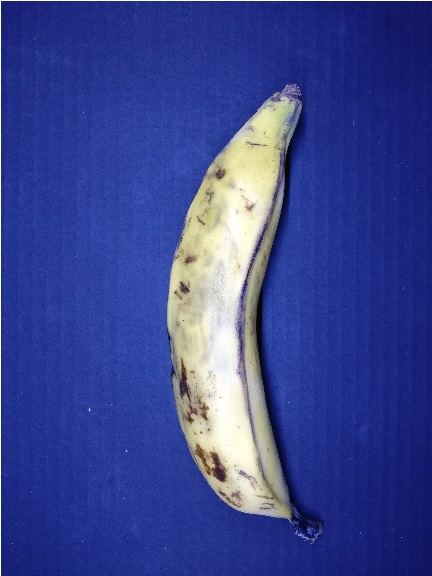
#> input picture python/codigos_finales/platano_reducido_2.jpg, 432 x 576 px
$ python prototipo2_funcion_umbral_final_reducido_con_generador.py   (older library calls are emulated)
#> lines starting #> are read from the running program, lines starting #| are printed output that depends on the picture
from skimage import io
import matplotlib.pyplot as plt
import numpy as np
from skimage.color import rgb2grey
from skimage.morphology import disk
from skimage.filters.rank import minimum
from skimage.util import img_as_ubyte
from skimage.filters.rank import maximum
from time import time

def leer_imagen():
    imgc=io.imread("platano_reducido_2.jpg")
#> imgc is the input picture: shape (576, 432, 3); mean R, G, B 57.4, 69.3, 144.2
    #imgc=io.imread("170.jpg")

    return imgc
def leer_fondo():
    fondo=io.imread("fondo_REDUCIDO.jpg")
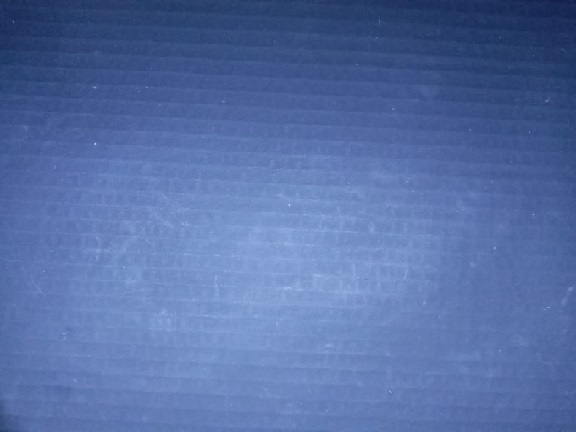
#> input picture python/codigos_finales/fondo_REDUCIDO.jpg, 576 x 432 px
#> fondo is the input picture: shape (432, 576, 3); mean R, G, B 86.4, 111, 165.7
    return fondo

def binarizar(img, fondo,x, y):
    s[x][y]=img[x][y]- fondo[y][x]
    if s[x][y] <= 0.117:
        s[x][y]=0
    else:
        s[x][y]=1
    return s


def segmentar(img, fondo):
    n=img.shape
    s=np.zeros(n)
    i=0

    s= ((binarizar(img, fondo, x , y) for y in range(n[1])) for x in range(n[0]))

    return s
def aplicar_filtro(s):
    vecr=np.zeros(1)
    vecg=np.zeros(1)
    for x in range(10 , n[0]-10):
        for y in range(10, n[1]-10):
            if s[x][y] == 255:
                vecr = np.append(vecr, imgc[x][y][0])
                vecg = np.append(vecg, imgc[x][y][1])

    return vecr, vecg
def Suma_rojo(vecr):
    sumr= 0
    for x in range(len(vecr)):
        sumr= sumr+vecr[x]
    return sumr
def Suma_verde(vecg):
    sumg= 0
    for x in range(len(vecg)):
        sumg= sumg+vecg[x]
    return sumg

def umbral(sumr, sumg):
    if sumr >= (sumg-1000):
       print('maduro')
    else:
        print('verde')


#tiempo_i=time()
imgc=leer_imagen()
fondo=leer_fondo()
n=imgc.shape
#> n = (576, 432, 3)
img =  rgb2grey(imgc)
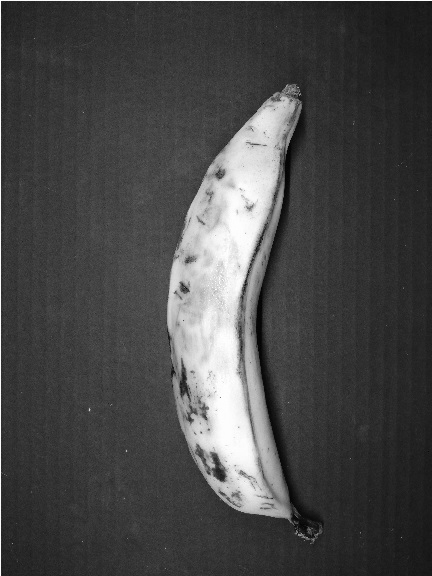
#> img: shape (576, 432) float64; min 0.000833, max 1, mean 0.283
fondo =  rgb2grey(fondo)
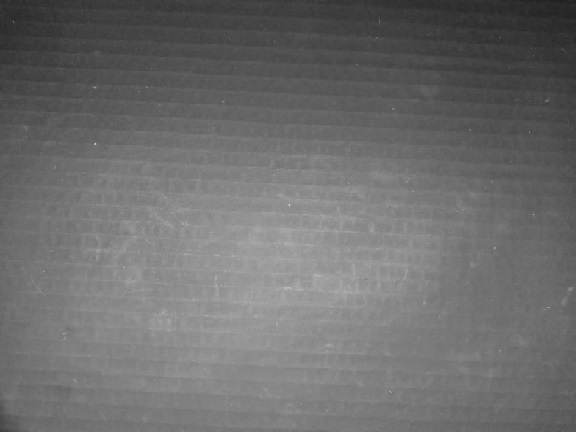
#> fondo: shape (432, 576) float64; min 0.119, max 0.828, mean 0.43

s=segmentar(img, fondo)

n=img.shape

for i in s:
#> (the run stopped early here; a loop or call above may not have finished)
